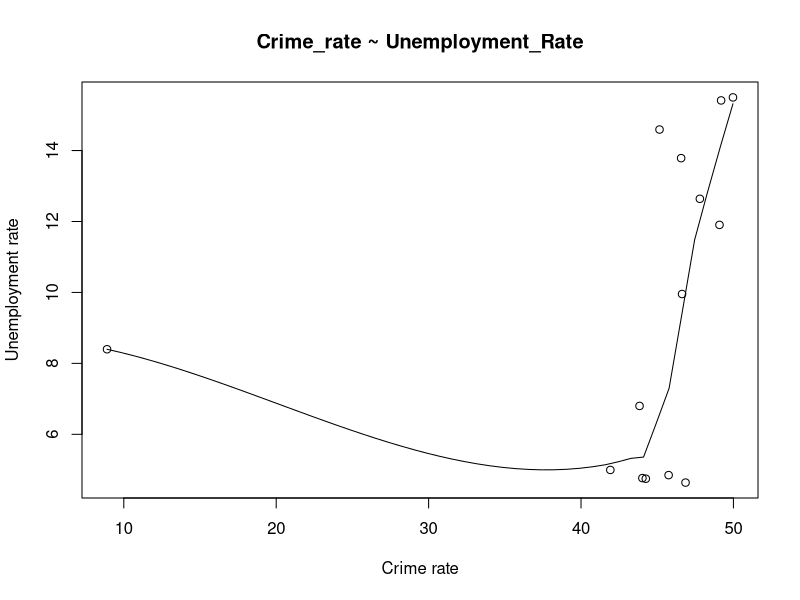
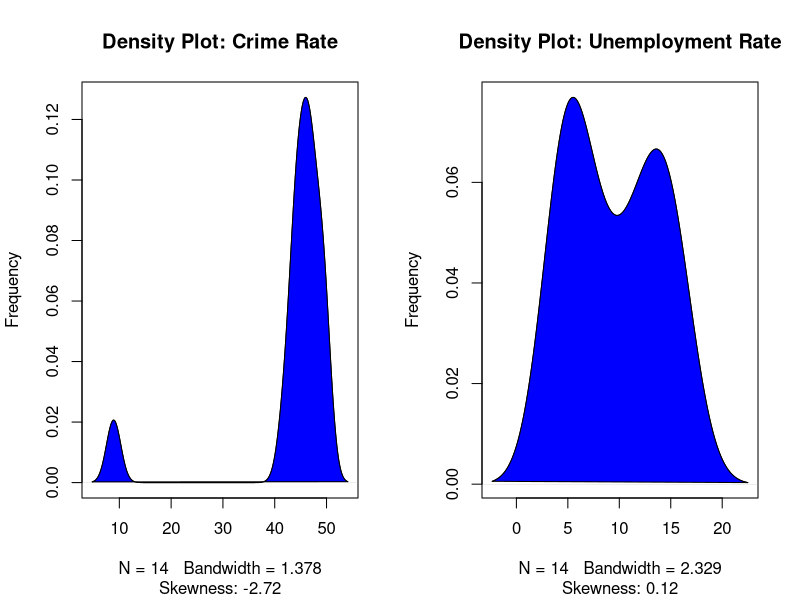
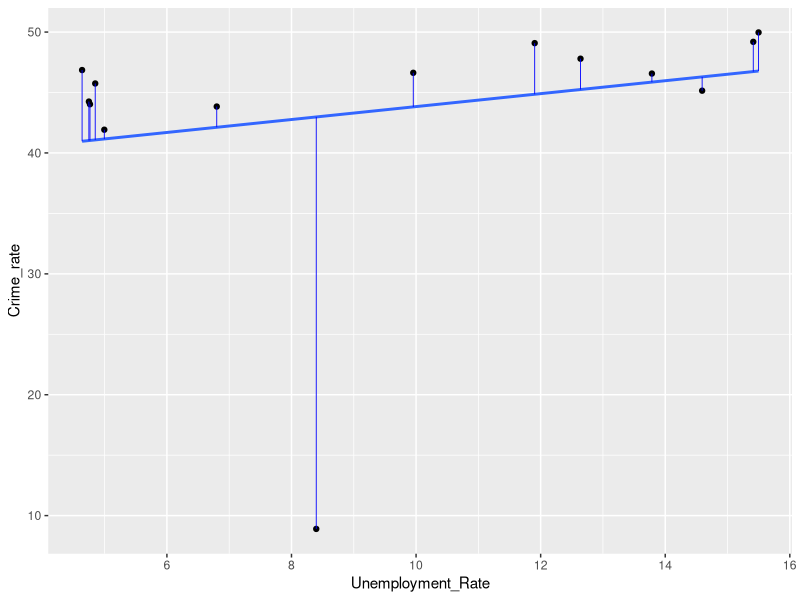
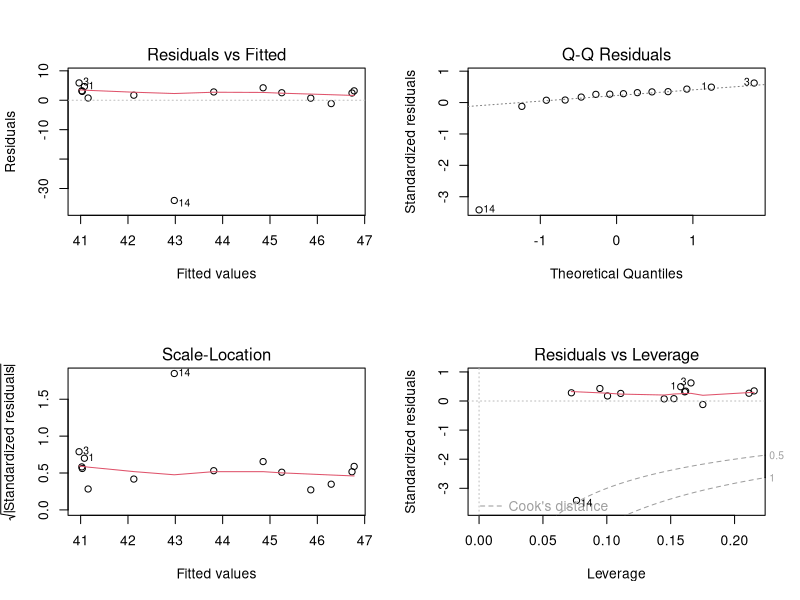
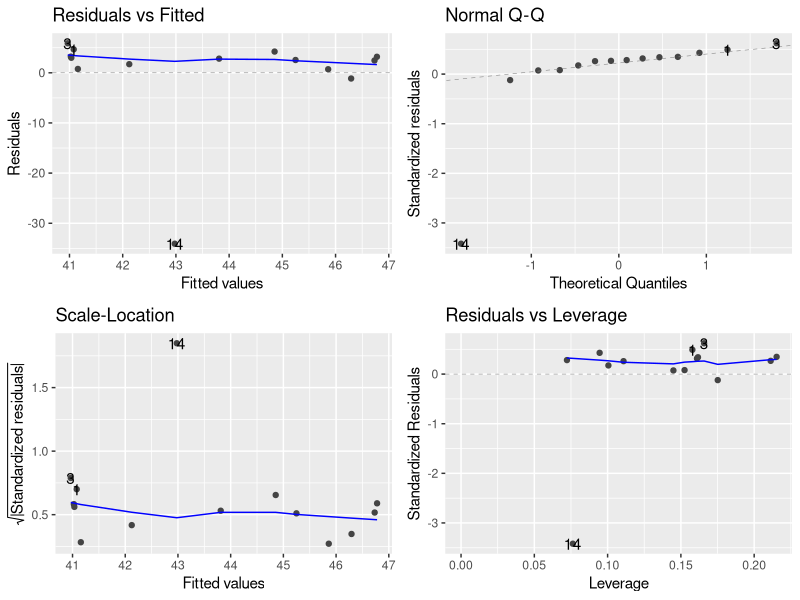
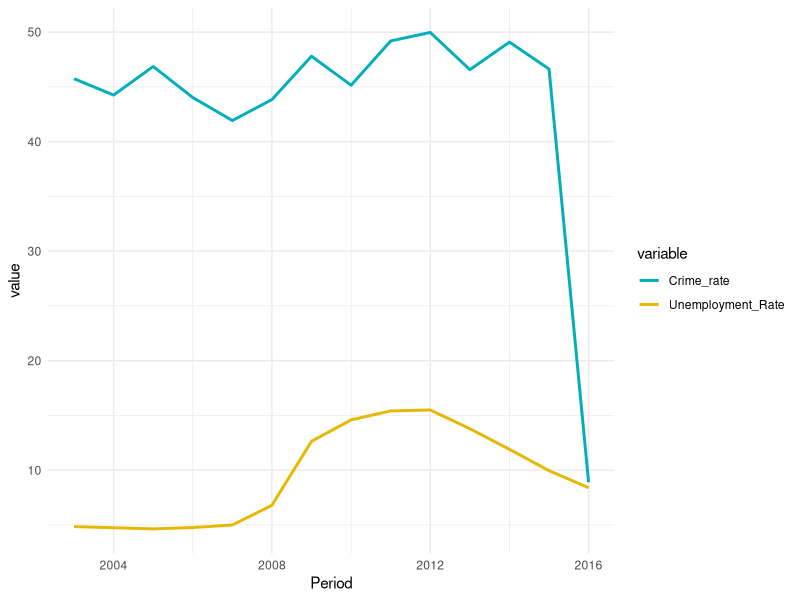
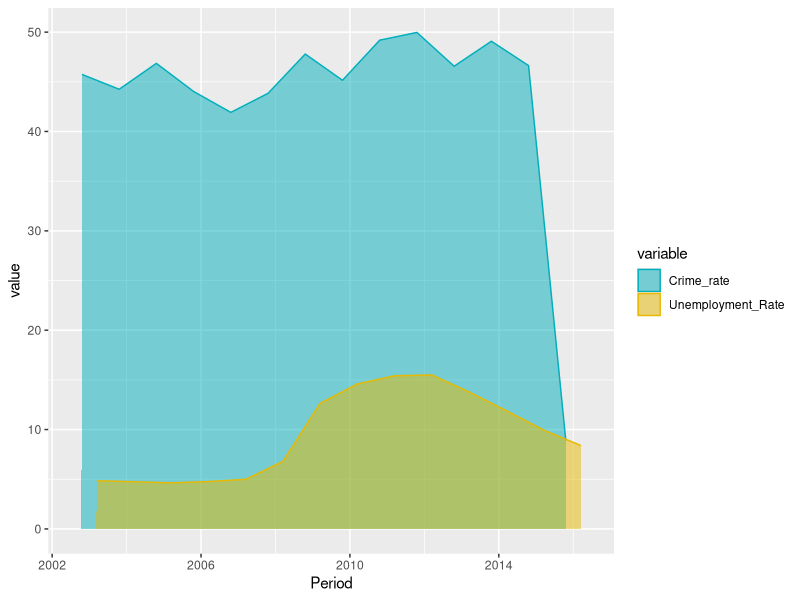
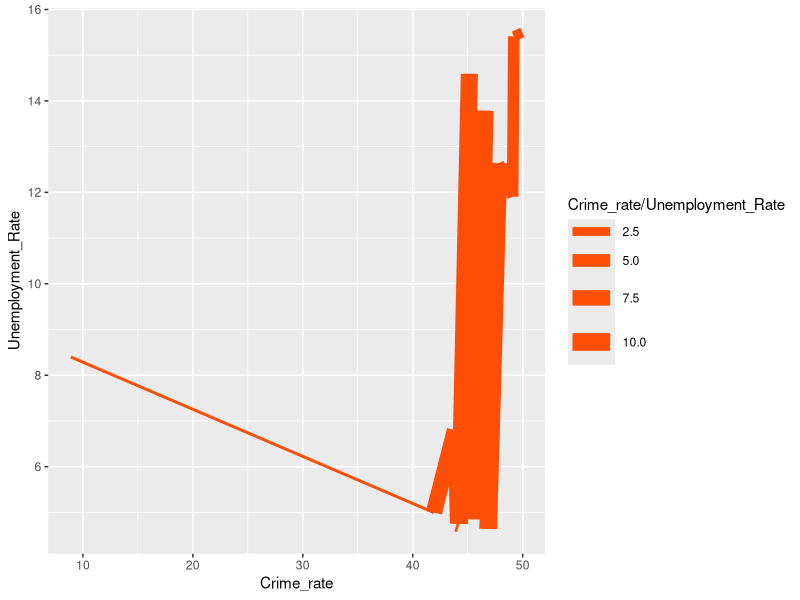

The R source for these figures, in order:

#Install required packages
install.packages("tidyverse")
install.packages("e1071")
install.packages("broom")
install.packages("tidyverse")
install.packages('caret', dependencies = TRUE)
install.packages("ggfortify")
install.packages("ggplot2")
install.packages("forecast")
install.packages("tseries")
library(tidyverse)
library(caret)
library(tidyverse)
library(broom)
library(ggfortify)
library(tidyr)
library(dplyr)
library(e1071)
library(ggfortify)
library(ggplot2)
library(forecast)
library(tseries)

# Loading data
Crime_Unemployment_rate <- read.csv("Crime_Unemployment_rate.csv")
Crime_Unemployment_rate[,1] <- NULL
Crime_Unemployment_rate[,4] <- NULL

Crime_Unemployment_rate$Unemployment_rate_greater_than_12 <- ifelse(Crime_Unemployment_rate$Unemployment_Rate > 12,
                                                                    "High", "Low")


#The correlation coefficient measures the level of the association between two variables 
cor(Crime_Unemployment_rate$Crime_rate, Crime_Unemployment_rate$Unemployment_Rate)

# Scatter plots can help visualise any linear relationships between the 
# dependent (response) distance variable and independent (predictor) speed variables
# According to Scatter plots, we can say that when unemploymnet rat is increased, crime rate also increased.


scatter.smooth(x = Crime_Unemployment_rate$Crime_rate, 
               y = Crime_Unemployment_rate$Unemployment_Rate, 
               main = "Crime_rate ~ Unemployment_Rate",
               xlab = "Crime rate",
               ylab = "Unemployment rate")

# Skewness function to examine normality of data
# divide graph area in 2 columns
par(mfrow = c(1, 2))
# density plot for 'Crime Rate'
plot(density(Crime_Unemployment_rate$Crime_rate), main = "Density Plot: Crime Rate", 
     ylab = "Frequency", 
     sub = paste("Skewness:", 
                 round(e1071::skewness(Crime_Unemployment_rate$Crime_rate), 2)))


# Lets fill in the area under the density plot in blue
polygon(density(Crime_Unemployment_rate$Crime_rate), col = "blue")


# density plot for 'Unemployment Rate'
plot(density(Crime_Unemployment_rate$Unemployment_Rate), main = "Density Plot: Unemployment Rate", 
     ylab = "Frequency", 
     sub = paste("Skewness:", 
                 round(e1071::skewness(Crime_Unemployment_rate$Unemployment_Rate), 2)))


# Lets fill in the area under the density plot in blue
polygon(density(Crime_Unemployment_rate$Unemployment_Rate), col = "blue")


# Create Training and Test data
# setting seed to reproduce results of random sampling
set.seed(200)

# sample chooses a random sample
# from 1:all records from Crime_Unemployment_rate, 75% of rows
training.samples <- Crime_Unemployment_rate$Unemployment_Rate %>%
  createDataPartition(p = 0.75, list = FALSE)

# model training data
train.data  <- Crime_Unemployment_rate[training.samples, ]

#model testing data
test.data <- Crime_Unemployment_rate[-training.samples, ]

# Build the model on training data
lr_model <- lm(Crime_rate ~ Unemployment_Rate , data = Crime_Unemployment_rate)

# model summary
summary(lr_model)


# augment dataset to add fitted values and residuals by using the function augment()
model.diag.metrics <- augment(lr_model)
head(model.diag.metrics)

#plots the residuals error (in red color) between observed values and the fitted regression line.
ggplot(model.diag.metrics, aes(Unemployment_Rate, Crime_rate)) +
  geom_point() +
  stat_smooth(method = lm, se = FALSE) +
  geom_segment(aes(xend = Unemployment_Rate, yend = .fitted), color = "blue", size = 0.3)


#Create the diagnostic plots using plot:
par(mfrow = c(2, 2))
plot(lr_model)
# Create the diagnostic plots using ggfortify:
autoplot(lr_model)

#Plot multiple time series data
T_Crime_Unemployment_rate <- Crime_Unemployment_rate %>%
  select(Period, Crime_rate, Unemployment_Rate) %>%
  gather(key = "variable", value = "value", -Period)
head(T_Crime_Unemployment_rate, 3)


# Multiple line plot
ggplot(T_Crime_Unemployment_rate, aes(x = Period, y = value)) + 
  geom_line(aes(color = variable), size = 1) +
  scale_color_manual(values = c("#00AFBB", "#E7B800")) +
  theme_minimal()

# Area plot
ggplot(T_Crime_Unemployment_rate, aes(x = Period, y = value)) + 
  geom_area(aes(color = variable, fill = variable), 
            alpha = 0.5, position = position_dodge(0.8)) +
  scale_color_manual(values = c("#00AFBB", "#E7B800")) +
  scale_fill_manual(values = c("#00AFBB", "#E7B800"))


# Comparing crime rate and unemployment rate
ggplot(data = Crime_Unemployment_rate, aes(x = Crime_rate, y = Unemployment_Rate)) +
  geom_line(aes(size = Crime_rate/Unemployment_Rate), color = "#FC4E07")

# applying time series on dataset
ts_crime_unemployment <- ts(Crime_Unemployment_rate$Crime_rate, Crime_Unemployment_rate$Unemployment_Rate)
plot(ts_crime_unemployment)

# forecast the crime and unemployment rate comparision
m_ets = ets(ts_crime_unemployment)
f_ets = forecast(m_ets, h=24) # forecast 24 months into the future
plot(f_ets, xlab = "Crime Rate", ylab = "Unemployment Rate")
